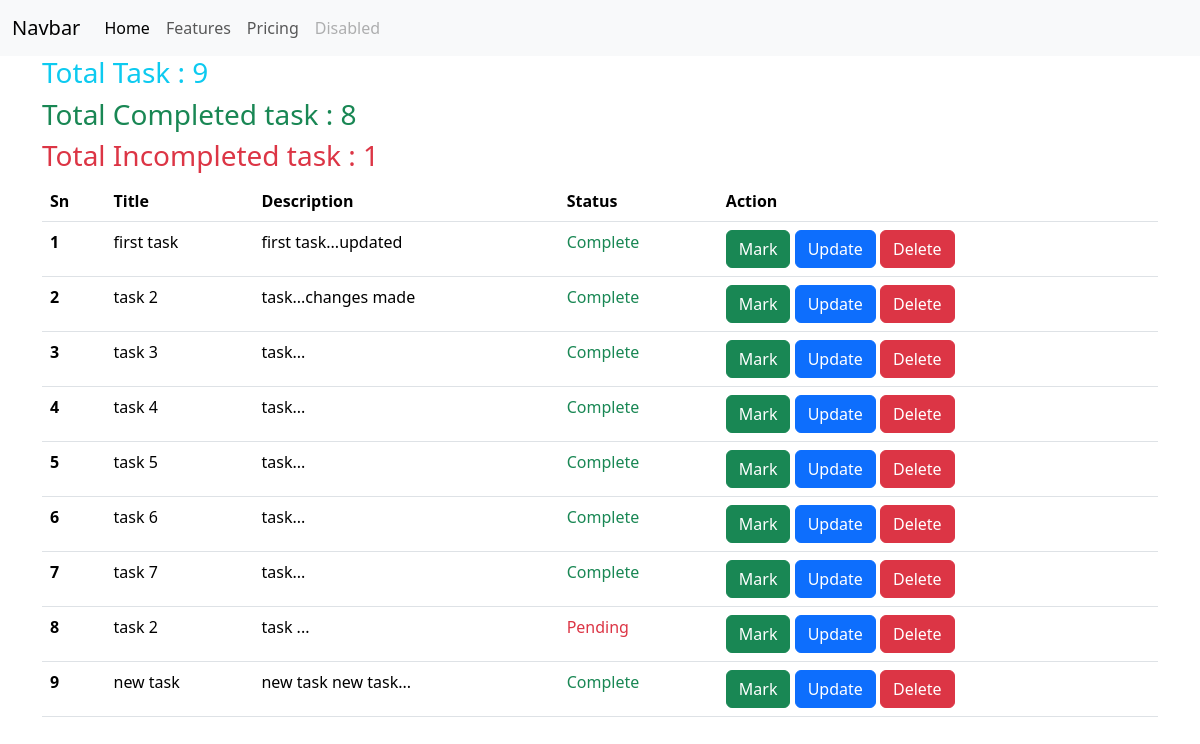
/todo/, run on the app's committed database.
### todo/models.py (models this page shows)
class Todolist(models.Model):
    title = models.CharField(max_length=50)
    description = models.TextField()
    status =models.BooleanField(default=False)

### todo/views.py (the view)
# urls.py: path('',include('todo.urls'))
def todo(request):
   tasks = Todolist.objects.all()
   total_task = tasks.count()
   total_complete = tasks.filter(status = True).count()
   total_incomplete = tasks.filter(status = False).count()
   context = {
      "tasks":tasks,
      "total_task" : total_task,
      "total_complete" : total_complete,
      "total_incomplete" : total_incomplete
   }
   return render(request,'todolist.html', context)

### templates/todolist.html (shortened to what this page needs)
{% extends "base.html" %}
{% block body %}
<div class="container">
   <span class="text-info">
   <h3>Total Task : {{total_task}}</h3>
   <span class="text-success">
   <h3>Total Completed task : {{total_complete}}</h3>
   <span class="text-danger">
   <h3>Total Incompleted task : {{total_incomplete}}</h3>
   <table class="table">
      <thead>
         <tr>
            <th scope="col">Sn</th>
            <th scope="col">Title</th>
            <th scope="col">Description</th>
            <th scope="col">Status</th>
            <th scope="col">Action</th>
         </tr>
      </thead>
      <tbody>
         {% for task in tasks %}
         <tr>
            <th scope="row">{{forloop.counter}}</th>
            <td>{{task.title}}</td>
            <td>{{task.description}}</td>
            <td>
               {% if task.status %}
               <span class="text-success">
                  Complete
               </span>
               {% else %}
               <span class="text-danger">
                  Pending
               </span>
               {% endif %}
            </td>
            <td>
               <a href="{{task.id}}" class="btn btn-success">
                  Mark
               </a>
               <a href="{{task.id}}/update" class="btn btn-primary">
                  Update
               </a>
               <a href="{{task.id}}/delete" class="btn btn-danger">
                  Delete
               </a>
            </td>
         </tr>
         {% endfor %}
      </tbody>
   </table>
</div>
{% endblock body %}

### data on the page
Todolist: title "first task", description "first task...updated", status "Complete"
Todolist: title "task 2", description "task...changes made", status "Complete"
Todolist: title "task 3", description "task...", status "Complete"
Todolist: title "task 4", description "task...", status "Complete"
Todolist: title "task 5", description "task...", status "Complete"
Todolist: title "task 6", description "task...", status "Complete"
Todolist: title "task 7", description "task...", status "Complete"
Todolist: title "task 2", description "task ...", status "Pending"
Todolist: title "new task", description "new task new task...", status "Complete"

### other printed values
{{ total_task }} "9"
{{ total_complete }} "8"
{{ total_incomplete }} "1"
